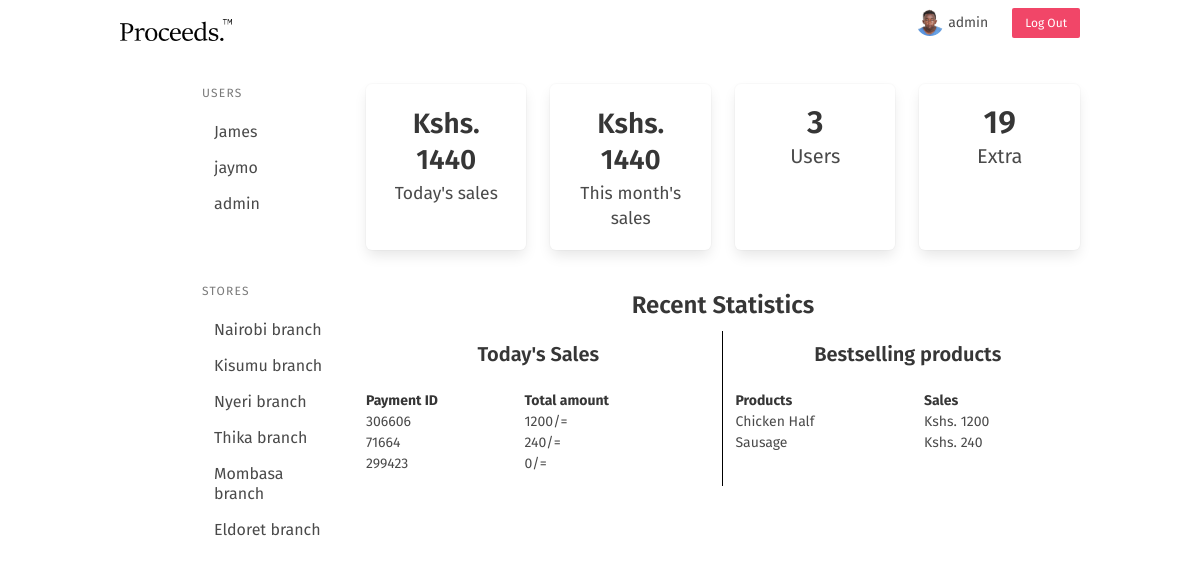
Page /administration/ (signed in) on the committed database.
### core/models.py (models this page shows, shortened)
class Payment(models.Model):
    payment_id = models.IntegerField(unique=True)
    authorized_by = models.ForeignKey(User, on_delete=models.DO_NOTHING)
    confirmed = models.BooleanField(default=False)
    date_created = models.DateTimeField(auto_now_add=True)
    def total_price(self):
        total = 0
        for item in self.paymentitem_set.all():
            total = item.total_price() + total
        return total

class PaymentItem(models.Model):
    product = models.ForeignKey(Product, related_name='paymentitem', on_delete=models.DO_NOTHING)
    count = models.IntegerField()
    payment = models.ForeignKey(Payment, on_delete=models.CASCADE, null=True)
    date_created = models.DateTimeField(auto_now_add=True)
    def total_price(self):
        total_price = self.product.product_price * self.count
        return total_price

class Product(models.Model):
    product_name = models.CharField(max_length=50)
    product_price = models.IntegerField(null=True)
    product_id = models.IntegerField(unique=True)

### core/views.py (the view)
# urls.py: path('administration/', Adminapp.index, name='admin-index'),
    @permission_required(perm='is_superuser is True', login_url='loginasadminerror')
    def index(request):
        context = {
            'users' : Adminapp.userlist,
            'todayssales' : Adminapp.todaystotals,
            'monthsales' : Adminapp.monthstotals,
            'items' : Adminapp.sorteditems,
            'todayspayments' : Adminapp.todayspayments,
        }
        return render(request, 'adminapp/index.html', context)

### core/views.py (called while the page is built)
    def userlist():
        users = User.objects.all()
        return users

    def todaystotals():
        total = 0
        todayssales = Payment.objects.filter(date_created__date =datetime.date.today())
        for sale in todayssales:
            total = sale.total_price() + total
        return total

    def monthstotals():
        total = 0
        today = datetime.datetime.now()
        monthsales = Payment.objects.filter(date_created__year = today.year, date_created__month = today.month)
        for sale in monthsales:
            total = sale.total_price() + total
        return total

    def sorteditems():
        itemssorted = {}
        allitems = PaymentItem.objects.all()
        for item in allitems:
            if item.product.product_name not in itemssorted:
                itemssorted[item.product.product_name] = item.total_price()
            else:
                value = itemssorted[item.product.product_name]
                newvalue = item.total_price() + value
                itemssorted[item.product.product_name] = newvalue
        return sorted(itemssorted.items(), key=lambda x:x[1], reverse=True)

### core/templates/adminapp/index.html (shortened to what this page needs)
{% extends 'adminapp/base.html' %}
{% block content %}
<div class="container">
    <div class="columns">
      <div class="column is-2 is-offset-1">
        <aside class="menu">
          <p class="menu-label">
            Users
          </p>
          <ul class="menu-list">
            {% if users %}
            {% for user in users %}
            <li><a>{{ user.username }}</a></li>
            {% endfor %}
            {% endif %}
          </ul>
          <br><br>
          <p class="menu-label">
            Stores
          </p>
          <ul class="menu-list">
            <li><a>Nairobi branch</a></li>
            <li><a>Kisumu branch</a></li>
            <li><a>Nyeri branch</a></li>
            <li><a>Thika branch</a></li>
            <li><a>Mombasa branch</a></li>
            <li><a>Eldoret branch</a></li>
          </ul>
        </aside>
      </div>
      <div class="column is-9">
        <section class="info-tiles">
            <div class="tile is-ancestor has-text-centered">
                <div class="tile is-parent">
                    <article class="tile is-child box">
                        <p class="title"><small>Kshs. {{ todayssales }}</small></p>
                        <p class="subtitle"><small>Today's sales</small></p>
                    </article>
                </div>
                <div class="tile is-parent">
                    <article class="tile is-child box">
                        <p class="title"><small>Kshs. {{ monthsales }}</small></p>
                        <p class="subtitle"><small>This month's sales</small></p>
                    </article>
                </div>
                <div class="tile is-parent">
                    <article class="tile is-child box">
                        <p class="title">{{ users.count }}</p>
                        <p class="subtitle">Users</p>
                    </article>
                </div>
                <div class="tile is-parent">
                    <article class="tile is-child box">
                        <p class="title">19</p>
                        <p class="subtitle">Extra</p>
                    </article>
                </div>
            </div>
        </section>
        <br><br>
        <section>
          <p class="title is-4 has-text-centered">Recent Statistics</p>
          <div class="columns">
            <div class="column" id="firstcoladmin">
              <p class="title is-5 has-text-centered">Today's Sales</p>
              <table class="admindashtable">
                <thead>
                  <tr>
                    <th>Payment ID</th>
                    <th>Total amount</th>
                  </tr>
                </thead>
                <tbody>
                  {% if todayspayments %}
                  {% for payment in todayspayments %}
                  <tr>
                    <td>{{ payment.payment_id }}</td>
                    <td>{{ payment.total_price }}/=</td>
                  </tr>
                  {% endfor %}
                  {% endif %}
                </tbody>
              </table>
            </div>
            <div class="column">
              <p class="title is-5 has-text-centered">Bestselling products</p>
              <table class="admindashtable">
                <thead>
                  <tr>
                    <th>Products</th>
                    <th>Sales</th>
                  </tr>
                </thead>
                <tbody>
                  {% for key, value in items %}
                    <tr>
                      <td>{{ key }}</td>
                      <td>Kshs. {{ value }}</td>
                    </tr>
                  {% endfor %}
                </tbody>
              </table>
            </div>
          </div>
        </section>
      </div>
    </div>
</div>
{% endblock content %}

### core/templates/adminapp/base.html (shortened to what this page needs)
{% load static %}
<!DOCTYPE html>
<html>
    <head>
        <link rel="stylesheet" href="https://cdnjs.cloudflare.com/ajax/libs/bulma/0.9.4/css/bulma.min.css">
        <link rel="stylesheet" href="{% static 'css/styles.css' %}">
        <link rel="stylesheet" href="https://cdnjs.cloudflare.com/ajax/libs/font-awesome/6.2.1/css/fontawesome.min.css">
    </head>
    <body>
        <div class="container">
            <nav class="navbar" role="navigation" aria-label="main navigation">
              <div class="navbar-brand">
                <a class="navbar-item" href="{% url 'admin-index' %}">
                  <img src="{% static 'images/logo.png' %}" width="112" height="28">
                </a>
              </div>
              <div id="navbarBasicExample" class="navbar-menu">
                <div class="navbar-end">
                  <div class="navbar-item">
                      <div class="buttons">
                        <img src="{% static 'images/profile.JPG' %}" class="nav-profile">
                        &nbsp<p><small>{{ request.user.username }}</small</p>
                      </div>
                  </div>
                  <div class="navbar-item">
                    <div class="buttons">
                      <a class="button is-danger is-small" href="{% url 'logout' %}">
                        Log Out
                      </a>
                    </div>
                  </div>
                </div>
              </div>
            </nav>
            <br>
            <section>
              {% block content %}{% endblock content %}
            </section>
        </div>
    </body>
</html>

### core/static/css/styles.css (style rules this page uses)
* { font-family: 'Fira Sans', sans-serif; }
.nav-profile { border-radius: 100%; }
.admindashtable { width: 100%; }
#firstcoladmin { border-right: 1px solid black; }

### rows in the picture
Payment: id.count "1440", payment_id "306606", total_price "1200"
Payment: payment_id "71664", total_price "240"
Payment: payment_id "299423", total_price "0"
Product: items "Chicken Half"
Product: items "Sausage"

### other values in the picture
{{ request.user.username }} "admin"
{{ user.username }} "James"
{{ user.username }} "jaymo"
{{ user.username }} "admin"
{{ users.count }} "3"
{{ value }} "1200" "240"
